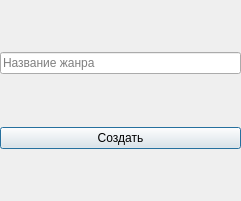
<?xml version="1.0" encoding="UTF-8"?>
<ui version="4.0">
 <class>CreateGenreDialog</class>
 <widget class="QDialog" name="CreateGenreDialog">
  <property name="geometry">
   <rect>
    <x>0</x>
    <y>0</y>
    <width>241</width>
    <height>201</height>
   </rect>
  </property>
  <property name="windowTitle">
   <string>Dialog</string>
  </property>
  <widget class="QWidget" name="verticalLayoutWidget">
   <property name="geometry">
    <rect>
     <x>0</x>
     <y>0</y>
     <width>241</width>
     <height>201</height>
    </rect>
   </property>
   <layout class="QVBoxLayout" name="verticalLayout">
    <property name="spacing">
     <number>1</number>
    </property>
    <property name="rightMargin">
     <number>0</number>
    </property>
    <item>
     <widget class="QLineEdit" name="genre_input">
      <property name="text">
       <string/>
      </property>
      <property name="placeholderText">
       <string>Название жанра</string>
      </property>
     </widget>
    </item>
    <item>
     <widget class="QPushButton" name="create_genre_button">
      <property name="text">
       <string>Создать</string>
      </property>
     </widget>
    </item>
   </layout>
  </widget>
 </widget>
 <resources/>
 <connections/>
</ui>
